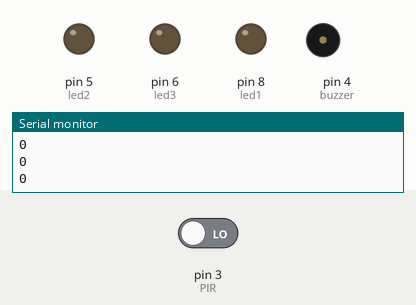
Bench run of a sketch on a simulated Arduino Uno, built with avr-gcc and run on an emulated ATmega328P. Shown: output pins drawn as LEDs (lit = HIGH), buzzer (waves = sounding), the last lines printed to the serial monitor. The inputs (shaded band) are chosen by the test bench; at power-on: pin 3 (PIR) LOW.

Above: at 1.2 s.
1.3 s: pin 3 (PIR) driven HIGH
At 2.5 s:
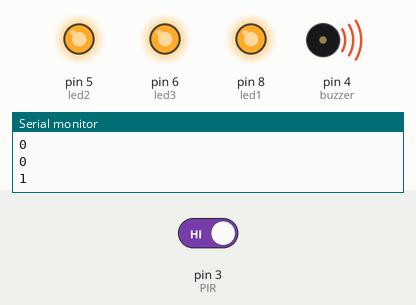
At 11.45 s:
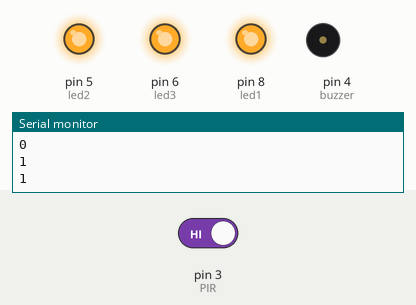
Timing chart, 0 to 23.0 s (numbered marks = the images above; inputs shaded):
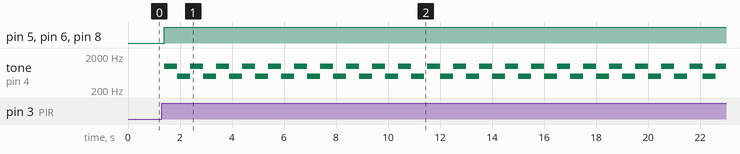

Measured:
- after the input at 1.3 s, pin 5 (led2), pin 6 (led3), pin 8 (led1): LOW → HIGH after 0.10 s; tone on pin 4 (buzzer): plays 1000 Hz for 0.50 s, 500 Hz for 0.50 s, 1000 Hz for 0.50 s, 500 Hz for 0.50 s, 1000 Hz for 0.50 s, 500 Hz for 0.50 s … (43 notes in this stretch), starting after 0.10 s

The sketch:

codigoFinal.ino
```cpp
const int PIR = 3;     // pino sinal sensor de presença
const int buzzer = 4;
const int led1 = 8;
const int led2 = 5;
const int led3 = 6;

void setup() {
  Serial.begin(9600);
  pinMode(led1, OUTPUT);
  pinMode(led2, OUTPUT);
  pinMode(led3, OUTPUT);
  pinMode(buzzer, OUTPUT);
  pinMode(PIR, INPUT);
}

void loop() {
  // leitura do sensor
  int leitura = digitalRead(PIR);
  Serial.println(leitura);
  delay(100);

  // verifica se leitura está em nivel alto
  if (leitura == HIGH) {
    digitalWrite(led1, HIGH);
    digitalWrite(led2, HIGH);
    digitalWrite(led3, HIGH);

    // Som de alarme alternando frequências
    for (int i = 0; i < 10; i++) {
      tone(buzzer, 1000); // Frequência de 1000 Hz
      delay(500); // 500 ms
      tone(buzzer, 500); // Frequência de 500 Hz
      delay(500); // 500 ms
    }

    // Parar o som
    noTone(buzzer);
  // Desligando os LEDs e o buzzer
  } else {
    digitalWrite(led1, LOW);
    digitalWrite(led2, LOW);
    digitalWrite(led3, LOW);
    noTone(buzzer);
  }
}
```
